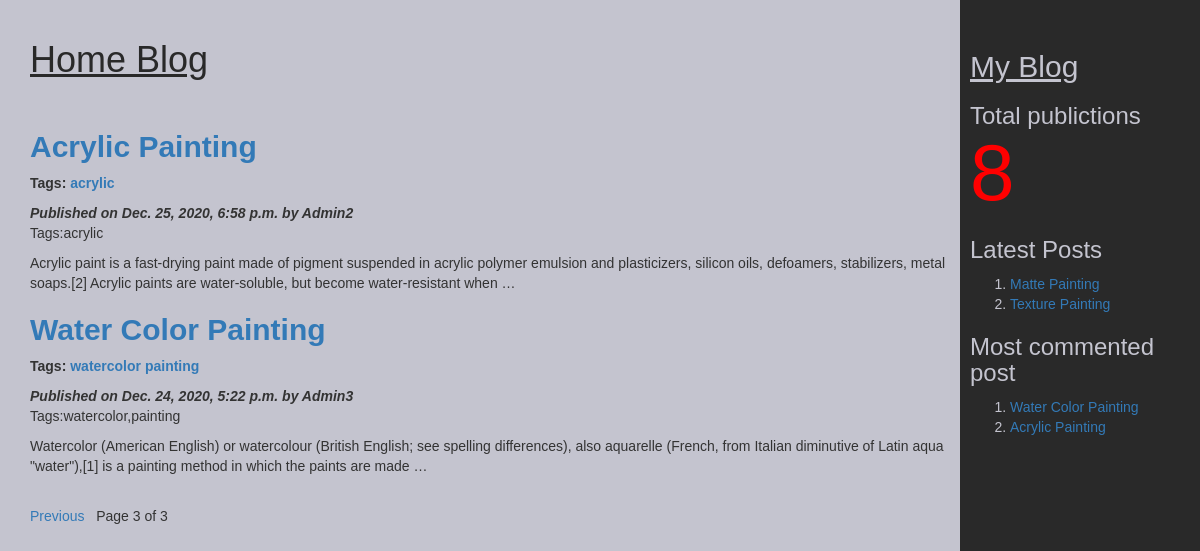
/?page=3, run on the app's committed database.
### myApp/models.py (models this page shows, shortened)
class Post(models.Model):
    tags = TaggableManager()
    STATUS_CHOICE=(('draft','Draft'),('published','Published'))
    title = models.CharField(max_length=200)
    slug = models.SlugField(max_length=50,unique_for_date='publish')
    author = models.ForeignKey(User,related_name='blog_posts',on_delete=models.CASCADE)
    body = models.TextField()
    publish = models.DateTimeField(default=timezone.now)
    created = models.DateTimeField(auto_now_add=True)
    updated = models.DateTimeField(auto_now=True)
    status = models.CharField(max_length=10,choices=STATUS_CHOICE,default='draft')
    objects = CustomManager()
    class Meta:
        ordering=('-publish',)
    def get_absolute_url(self):
        return reverse("post_detail",args=[self.publish.year,self.publish.strftime('%m'),self.publish.strftime('%d'),self.slug])

### myApp/views.py (the view)
# urls.py: url(r'^$',views.post_list_view),
def post_list_view(request,tag_slug=None):
    post_list=Post.objects.all()
    tag=None
    if tag_slug:
        tag=get_object_or_404(Tag,slug=tag_slug)#provided slug
        post_list=post_list.filter(tags__in=[tag])
    paginator=Paginator(post_list,3) #step1
    page_number=request.GET.get('page') #step2
    try:
       post_list=paginator.page(page_number) #step2
    except PageNotAnInteger:
       post_list=paginator.page(1) #step 3
    except EmptyPage:
      post_list=paginator.page(paginator.num_pages) #step 4
    d={'post_list':post_list,'tag':tag}
    return render(request,'myApp/post_list.html',d)

### myApp/models.py (called while the page is built)
    def get_queryset(self):#called automatically the moment we create objects
        return super().get_queryset().filter(status='published')

### myApp/templatetags/mytags.py (called while the page is built)
@register.simple_tag
def total_posts():
        return Post.objects.count()

@register.inclusion_tag('myApp/latest_post.html')
def show_latest_posts(count=3):
    latest_posts=Post.objects.order_by('-publish')[:count]
    return {'latest_posts':latest_posts}

@register.simple_tag
def get_most_commented_posts(count=2):
    return Post.objects.annotate(total_comments=Count('comments')).order_by('-total_comments')[:count]

### templates/myApp/post_list.html (shortened to what this page needs)
<!DOCTYPE html>
<html lang="en" dir="ltr">
    {%extends 'myApp/parent.html'%}
    {%block content_block%}
    <br>
      <h1 style="color:#292929"><u>Home Blog</u></h1>
      <br>
        {%for post in post_list%}
          <a href="{{post.get_absolute_url}}"><h2><b>{{post.title}}</h2></a>
          <p>Tags:
              {%for t in post.tags.all%}
              <a href="{%url "post_list_by_tag_name" t.slug%}">{{t.name}}</a>
              {%endfor%}
          </p>
          <i>Published on {{post.publish}} by {{post.author|title}}</b></i>
          <p>Tags:{{post.tags.all|join:','}}</p>
          {{post.body|truncatewords:30|linebreaks}}
        {%endfor%}
        <br>
        {%include 'myApp/pagination.html' with page=post_list%}
    {%endblock%}

### templates/myApp/parent.html (shortened to what this page needs)
<html>
{%load mytags%}
    <head>
        <link rel="stylesheet" href="https://maxcdn.bootstrapcdn.com/bootstrap/3.3.7/css/bootstrap.min.css">
    </head>
    <body>
        <div class="content" style="font-family:arial;width:80%;float:left;background-color:#c4c4cf;height:100vh;padding:0 0 0 30px">
              {%block content_block%}
              {%endblock%}
        </div>
        <div class="sidebar" style="font-family:arial;width:20%;float:right;background-color:#292929;height:100vh;padding:10px">
          <div style="color:#c4c4cf">
            <br>
              <h2><u>My Blog</u></h2>
                <h3>Total publictions
                  <span style="color:red;font-size:80px">
                  {%total_posts%}</span>
                  <h3>Latest Posts</h3>
                    {% show_latest_posts 2%}
                  <h3>Most commented post</h3>
                  {%get_most_commented_posts as m%}
                  <ol>
                    {%for post in m%}
                    <li><a href="{{post.get_absolute_url}}">{{post.title}}</a></li>
                    {%endfor%}
                  </ol>
                </h3>
            </div>
        </div>
    </body>
</html>

### templates/myApp/latest_post.html
<!DOCTYPE html>
<html lang="en" dir="ltr">
  <body>
    <ol>
    {%for post in latest_posts%}
    <li><a href="{{post.get_absolute_url}}">{{post.title}}</a></li>
    {%endfor%}
      </ol>
  </body>
</html>

### data on the page
Post: title "Acrylic Painting", publish "Dec. 25, 2020, 6:58 p.m.", author "Admin2", tags.all "acrylic", body "Acrylic paint is a fast-drying paint made of pigment suspended in acrylic polymer emulsion and plasticizers, silicon oils, defoamers, stabilizers, metal soaps.[2] Acrylic paints are water-soluble, but become water-resistant when …"
Tag: name "acrylic"
Post: title "Water Color Painting", publish "Dec. 24, 2020, 5:22 p.m.", author "Admin3", tags.all "watercolor,painting", body "Watercolor (American English) or watercolour (British English; see spelling differences), also aquarelle (French, from Italian diminutive of Latin aqua \"water\"),[1] is a painting method in which the paints are made …"
Tag: name "watercolor"
Tag: name "painting"
Post: title "Matte Painting"
Post: title "Texture Painting"

### other printed values
{{ page.number }} "3"
{{ page.paginator.num_pages }} "3"
